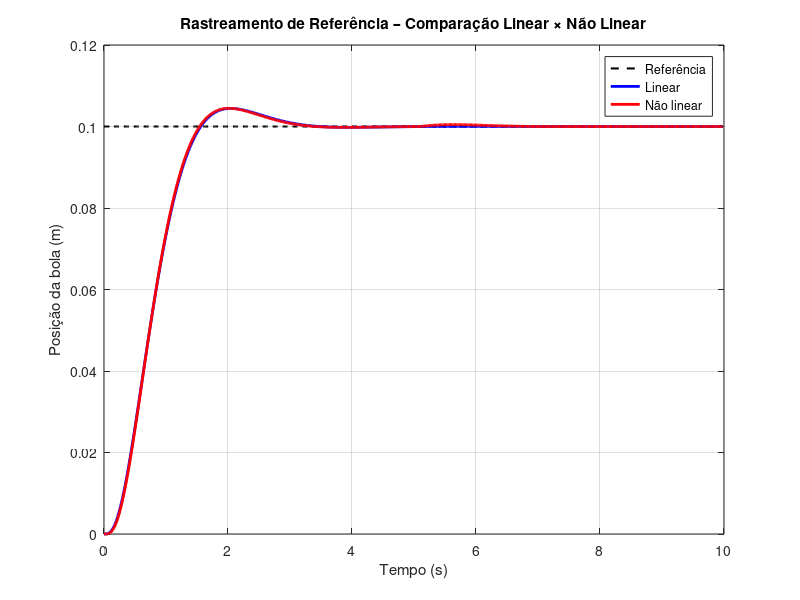
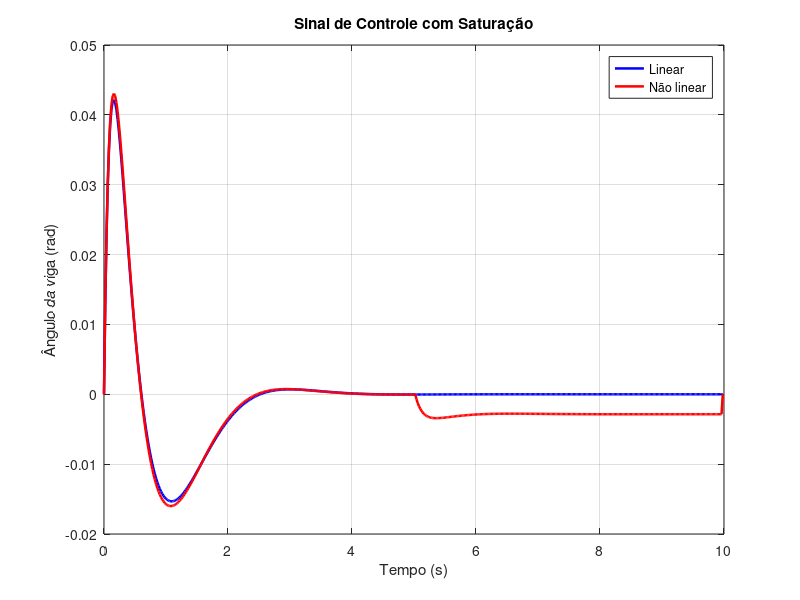
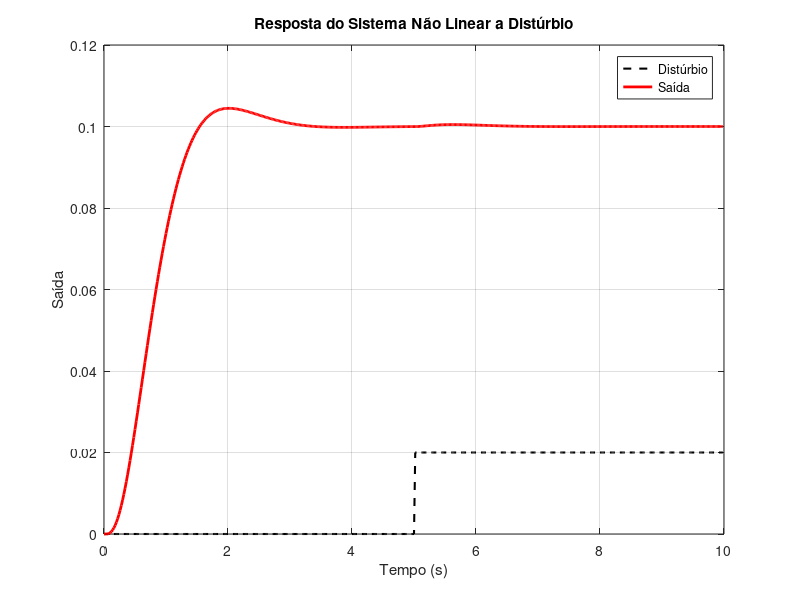
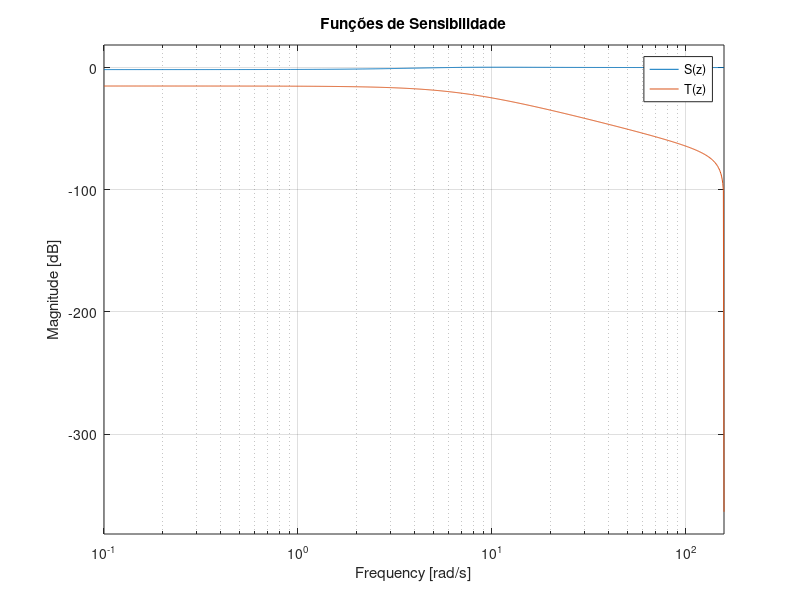

The MATLAB script that drew these images, in order:
clc; clear; close all

%% =========================================================
% PARÂMETROS
%% =========================================================
g  = 9.81;
K  = (5/7)*g;
Ts = 0.02;

Tf = 10;
N  = Tf/Ts;
t  = (0:N-1)*Ts;

%% =========================================================
% REFERÊNCIA E DISTÚRBIO
%% =========================================================
r = 0.1*ones(1,N);           % referência degrau
d = zeros(1,N);
d(t > 5) = 0.02;             % distúrbio aplicado em t = 5 s

%% =========================================================
% MODELO LINEAR CONTÍNUO
%% =========================================================
A = [0 1;
     0 0];
B = [0;
     K];
C = [1 0];
D = 0;

sys_c = ss(A,B,C,D);
sys_d = c2d(sys_c, Ts, 'zoh');
[Phi, Gamma, ~, ~] = ssdata(sys_d);

%% =========================================================
% SISTEMA AUMENTADO (AÇÃO INTEGRAL)
%% =========================================================
Phi_a = [ Phi        zeros(2,1);
         -Ts*C       1          ];

Gamma_a = [ Gamma;
             0     ];

Gamma_r = [ 0;
            0;
            Ts ];

%% =========================================================
% GANHOS DO CONTROLADOR (PROJETO)
%% =========================================================
Lk1 = 4.7046;
Lk2 = 1.6662;
Lk3 = -6.4214;
L   = [Lk1 Lk2 Lk3];

%% =========================================================
% SIMULAÇÃO NÃO LINEAR
%% =========================================================
xa = zeros(3,N);
y  = zeros(1,N);
u  = zeros(1,N);

for k = 1:N-1
    % Controle com ação integral
    u(k) = -L * xa(:,k);
    u(k) = max(min(u(k),0.4),-0.4);   % saturação física
    
    % Estados
    x1 = xa(1,k);
    x2 = xa(2,k);
    
    % Dinâmica NÃO LINEAR
    x1_dot = x2;
    x2_dot = K*sin(u(k)) + d(k);      % distúrbio
    xI_dot = r(k) - x1;
    
    % Integração Euler
    xa(1,k+1) = x1 + Ts*x1_dot;
    xa(2,k+1) = x2 + Ts*x2_dot;
    xa(3,k+1) = xa(3,k) + Ts*xI_dot;
    
    y(k) = x1;
end
y(N) = xa(1,N);

%% =========================================================
% SIMULAÇÃO LINEAR (COMPARAÇÃO)
%% =========================================================
xaL = zeros(3,N);
yL  = zeros(1,N);
uL  = zeros(1,N);

for k = 1:N-1
    uL(k) = -L * xaL(:,k);
    xaL(:,k+1) = Phi_a*xaL(:,k) + Gamma_a*uL(k) + Gamma_r*r(k);
    yL(k) = C*xaL(1:2,k);
end
yL(N) = C*xaL(1:2,N);

%% =========================================================
% GRÁFICOS – RESPOSTA TEMPORAL
%% =========================================================
figure
plot(t,r,'k--','LineWidth',1.5); hold on
plot(t,yL,'b','LineWidth',2)
plot(t,y,'r','LineWidth',2)
grid on
xlabel('Tempo (s)')
ylabel('Posição da bola (m)')
legend('Referência','Linear','Não linear')
title('Rastreamento de Referência – Comparação Linear × Não Linear')

%% =========================================================
% GRÁFICO DO CONTROLE
%% =========================================================
figure
plot(t,uL,'b','LineWidth',1.8); hold on
plot(t,u,'r','LineWidth',1.8)
grid on
xlabel('Tempo (s)')
ylabel('Ângulo da viga (rad)')
legend('Linear','Não linear')
title('Sinal de Controle com Saturação')

%% =========================================================
% RESPOSTA A DISTÚRBIO
%% =========================================================
figure
plot(t,d,'k--','LineWidth',1.5); hold on
plot(t,y,'r','LineWidth',2)
grid on
xlabel('Tempo (s)')
ylabel('Saída')
legend('Distúrbio','Saída')
title('Resposta do Sistema Não Linear a Distúrbio')

%% =========================================================
% FUNÇÕES DE SENSIBILIDADE (MODELO LINEAR)
%% =========================================================
Acl = Phi - Gamma*[Lk1 Lk2];
sys_cl = ss(Acl, Gamma, C, 0, Ts);

S = feedback(1,sys_cl);      % sensibilidade
T = feedback(sys_cl,1);      % complementar

figure
bodemag(S,T)
grid on
legend('S(z)','T(z)')
title('Funções de Sensibilidade')

%% =========================================================
% RESPOSTA EM FREQUÊNCIA
%% =========================================================
figure
bode(sys_cl)
grid on
title('Resposta em Frequência – Sistema em Malha Fechada')





disturbios = [0.05 0.1 0.15 0.2];
cores = lines(length(disturbios));

figure; hold on
for i = 1:length(disturbios)

    d = zeros(1,N);
    d(t > 5) = disturbios(i);   % distúrbio aplicado em t = 5s

    xa_d = zeros(3,N);
    y_d  = zeros(1,N);

    for k = 1:N-1
        u_k = -L * xa_d(:,k);
        u_k = max(min(u_k,0.4),-0.4);

        x1 = xa_d(1,k);
        x2 = xa_d(2,k);

        x1_dot = x2;
        x2_dot = K*sin(u_k) + d(k);
        xI_dot = r(k) - x1;

        xa_d(1,k+1) = x1 + Ts*x1_dot;
        xa_d(2,k+1) = x2 + Ts*x2_dot;
        xa_d(3,k+1) = xa_d(3,k) + Ts*xI_dot;

        y_d(k) = x1;
    end
    y_d(N) = xa_d(1,N);

    plot(t,y_d,'LineWidth',2,'Color',cores(i,:))
end

grid on
xlabel('Tempo (s)')
ylabel('Posição da bola (m)')
legend('d = 0.05','d = 0.10','d = 0.15','d = 0.20','Location','Best')
title('Resposta do Sistema Não Linear a Diferentes Distúrbios')




referencias = [0.1 0.2 0.5 0.7];
cores = lines(length(referencias));

figure; hold on
for i = 1:length(referencias)

    r_var = referencias(i)*ones(1,N);

    xa_r = zeros(3,N);
    y_r  = zeros(1,N);

    for k = 1:N-1
        u_k = -L * xa_r(:,k);
        u_k = max(min(u_k,0.4),-0.4);

        x1 = xa_r(1,k);
        x2 = xa_r(2,k);

        x1_dot = x2;
        x2_dot = K*sin(u_k);
        xI_dot = r_var(k) - x1;

        xa_r(1,k+1) = x1 + Ts*x1_dot;
        xa_r(2,k+1) = x2 + Ts*x2_dot;
        xa_r(3,k+1) = xa_r(3,k) + Ts*xI_dot;

        y_r(k) = x1;
    end
    y_r(N) = xa_r(1,N);

    plot(t,y_r,'LineWidth',2,'Color',cores(i,:))
end

grid on
xlabel('Tempo (s)')
ylabel('Posição da bola (m)')
legend('r = 0.1','r = 0.2','r = 0.5','r = 0.7','Location','Best')
title('Resposta do Sistema Não Linear a Diferentes Referências')




figure; hold on
for i = 1:length(referencias)

    r_var = referencias(i)*ones(1,N);

    xa_u = zeros(3,N);
    u_u  = zeros(1,N);

    for k = 1:N-1
        u_u(k) = -L * xa_u(:,k);
        u_u(k) = max(min(u_u(k),0.4),-0.4);

        x1 = xa_u(1,k);
        x2 = xa_u(2,k);

        x1_dot = x2;
        x2_dot = K*sin(u_u(k));
        xI_dot = r_var(k) - x1;

        xa_u(1,k+1) = x1 + Ts*x1_dot;
        xa_u(2,k+1) = x2 + Ts*x2_dot;
        xa_u(3,k+1) = xa_u(3,k) + Ts*xI_dot;
    end

    plot(t,u_u,'LineWidth',1.8,'Color',cores(i,:))
end

grid on
xlabel('Tempo (s)')
ylabel('Ângulo da viga (rad)')
legend('r = 0.1','r = 0.2','r = 0.5','r = 0.7','Location','Best')
title('Ação de Controle para Diferentes Referências')